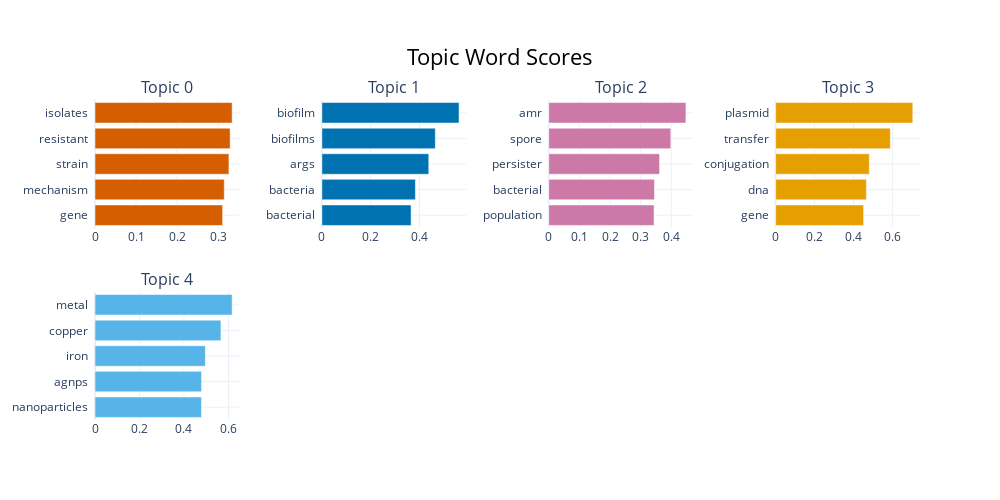

Notebook source saved alongside this figure:
### Code cell
review_lemmatized = reviews_datasets['cleaned_text'] .tolist()
from bertopic.vectorizers import ClassTfidfTransformer
umap_model = UMAP(n_neighbors=15, 
                  n_components=5, 
                  min_dist=0.0, 
                  metric='cosine', 
                  random_state=100)
ctfidf_model = ClassTfidfTransformer(reduce_frequent_words=True)
topic_model = BERTopic(ctfidf_model=ctfidf_model)
topic_model = BERTopic(nr_topics=5, umap_model=umap_model,ctfidf_model=ctfidf_model, hdbscan_model=cluster_model,language="english", calculate_probabilities=True,top_n_words=30, embedding_model=model)
# Run BERTopic model
topics, probabilities = topic_model.fit_transform(review_lemmatized)
topic_model.get_topic_info()
topic_model.visualize_barchart(top_n_topics=12)

### Figure 1 — Plotly figure (JSON) as saved in the notebook; plotly's stock layout.template omitted (floating-point values rounded to 4 significant figures)
{"data": [{"marker": {"color": "#D55E00"}, "orientation": "h", "type": "bar", "x": [0.3111, 0.3152, 0.3266, 0.3295, 0.3344], "xaxis": "x", "y": ["gene  ", "mechanism  ", "strain  ", "resistant  ", "isolates  "], "yaxis": "y"}, {"marker": {"color": "#0072B2"}, "orientation": "h", "type": "bar", "x": [0.3657, 0.3833, 0.438, 0.4649, 0.5621], "xaxis": "x2", "y": ["bacterial  ", "bacteria  ", "args  ", "biofilms  ", "biofilm  "], "yaxis": "y2"}, {"marker": {"color": "#CC79A7"}, "orientation": "h", "type": "bar", "x": [0.3438, 0.3452, 0.3617, 0.3985, 0.4479], "xaxis": "x3", "y": ["population  ", "bacterial  ", "persister  ", "spore  ", "amr  "], "yaxis": "y3"}, {"marker": {"color": "#E69F00"}, "orientation": "h", "type": "bar", "x": [0.452, 0.4664, 0.4814, 0.5895, 0.7049], "xaxis": "x4", "y": ["gene  ", "dna  ", "conjugation  ", "transfer  ", "plasmid  "], "yaxis": "y4"}, {"marker": {"color": "#56B4E9"}, "orientation": "h", "type": "bar", "x": [0.4788, 0.4789, 0.4961, 0.5662, 0.6166], "xaxis": "x5", "y": ["nanoparticles  ", "agnps  ", "iron  ", "copper  ", "metal  "], "yaxis": "y5"}], "layout": {"annotations": [{"font": {"size": 16}, "showarrow": false, "text": "Topic 0", "x": 0.0875, "xanchor": "center", "xref": "paper", "y": 1, "yanchor": "bottom", "yref": "paper"}, {"font": {"size": 16}, "showarrow": false, "text": "Topic 1", "x": 0.3625, "xanchor": "center", "xref": "paper", "y": 1, "yanchor": "bottom", "yref": "paper"}, {"font": {"size": 16}, "showarrow": false, "text": "Topic 2", "x": 0.6375, "xanchor": "center", "xref": "paper", "y": 1, "yanchor": "bottom", "yref": "paper"}, {"font": {"size": 16}, "showarrow": false, "text": "Topic 3", "x": 0.9125, "xanchor": "center", "xref": "paper", "y": 1, "yanchor": "bottom", "yref": "paper"}, {"font": {"size": 16}, "showarrow": false, "text": "Topic 4", "x": 0.0875, "xanchor": "center", "xref": "paper", "y": 0.4, "yanchor": "bottom", "yref": "paper"}], "height": 500, "hoverlabel": {"bgcolor": "white", "font": {"family": "Rockwell", "size": 16}}, "showlegend": false, "title": {"font": {"color": "Black", "size": 22}, "text": "Topic Word Scores", "x": 0.5, "xanchor": "center", "yanchor": "top"}, "width": 1000, "xaxis": {"anchor": "y", "domain": [0, 0.175], "showgrid": true}, "xaxis2": {"anchor": "y2", "domain": [0.275, 0.45], "showgrid": true}, "xaxis3": {"anchor": "y3", "domain": [0.55, 0.725], "showgrid": true}, "xaxis4": {"anchor": "y4", "domain": [0.825, 1], "showgrid": true}, "xaxis5": {"anchor": "y5", "domain": [0, 0.175], "showgrid": true}, "xaxis6": {"anchor": "y6", "domain": [0.275, 0.45], "showgrid": true}, "xaxis7": {"anchor": "y7", "domain": [0.55, 0.725], "showgrid": true}, "xaxis8": {"anchor": "y8", "domain": [0.825, 1], "showgrid": true}, "yaxis": {"anchor": "x", "domain": [0.6, 1], "showgrid": true}, "yaxis2": {"anchor": "x2", "domain": [0.6, 1], "showgrid": true}, "yaxis3": {"anchor": "x3", "domain": [0.6, 1], "showgrid": true}, "yaxis4": {"anchor": "x4", "domain": [0.6, 1], "showgrid": true}, "yaxis5": {"anchor": "x5", "domain": [0, 0.4], "showgrid": true}, "yaxis6": {"anchor": "x6", "domain": [0, 0.4], "showgrid": true}, "yaxis7": {"anchor": "x7", "domain": [0, 0.4], "showgrid": true}, "yaxis8": {"anchor": "x8", "domain": [0, 0.4], "showgrid": true}}}
